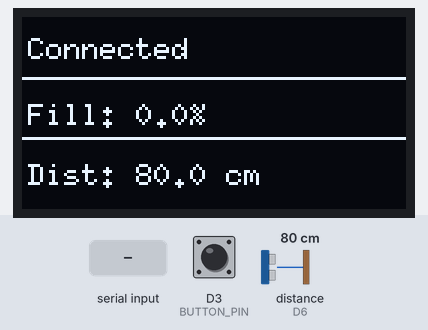
Bench run of a sketch on a simulated ESP8266 (NodeMCU). Parts: 128×64 one-colour display. Wiring (inferred from the names in the program): ultrasonic range finder: trigger D5; echo D6. Inputs (shaded band) come from the test bench; at power-on: distance to the obstacle (sensor on D6) 80 cm, D3 (BUTTON_PIN) HIGH. The echo pulse lasts 58.3 µs per cm; WiFi joins after 1.5 s; servers stay silent unless stated; uploads are accepted with an empty reply; what the sketch prints to the serial monitor is not drawn.

Above: at 2.7 s.
2.8 s: "set 90\n" received over Serial
At 4.9 s:
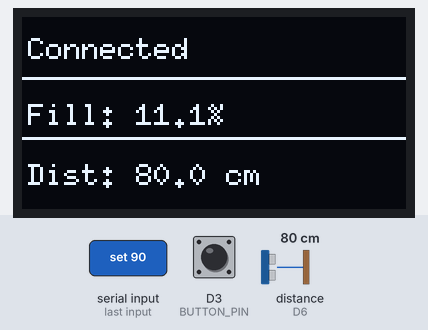
5.7 s: distance to the obstacle (sensor on D6) set to 2 cm
At 7.0 s:
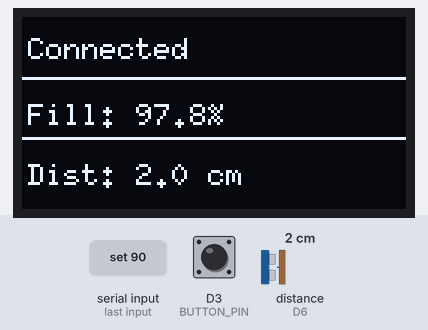
7.7 s: D3 (BUTTON_PIN) pulled LOW for 0.15 s
13.9 s: distance to the obstacle (sensor on D6) set to 4 cm
At 14.9 s:
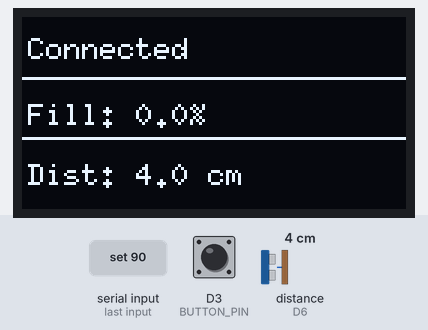
15.9 s: distance to the obstacle (sensor on D6) set to 9 cm
At 16.7 s:
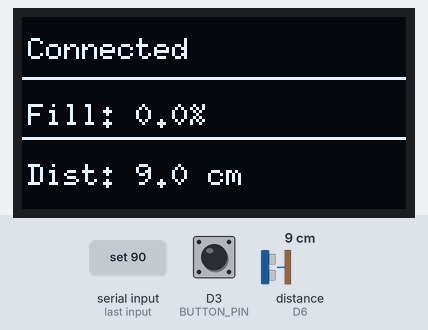
17.7 s: "set 90\n" received over Serial
At 19.2 s:
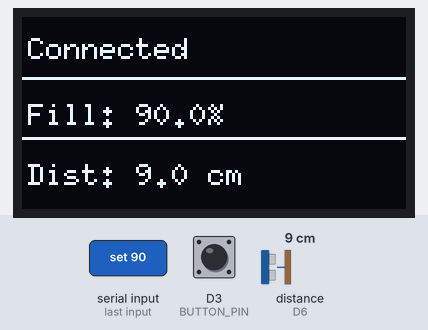
Timing chart, 0 to 20.7 s (numbered marks = the images above; inputs shaded):
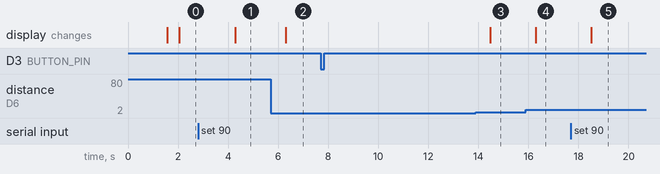

The sketch:

smartBin.ino
```cpp
#include <ESP8266WiFi.h>
#include <ESP8266HTTPClient.h>
#include <ArduinoJson.h>
#include <U8g2lib.h>
#include <Wire.h>

// ── WiFi + Server Config ────────────────────────────────
const char *WIFI_SSID = ".....";
const char *WIFI_PASSWORD = ".....";
const char *SERVER_URL = "http://172.21.32.81:8000/bin/update";

// ── Bin Config ──────────────────────────────────────────
const char *BIN_ID = "BIN_01";
float BIN_HEIGHT_CM = 40.0; // Dynamic after calibration

const int READ_INTERVAL = 2000; // Read every 2 sec
const int SEND_INTERVAL = 5000; // Send every 5 sec

// ── Pins ────────────────────────────────────────────────
// NOTE: Changed TRIG and ECHO to D5 and D6 to free up D1/D2 for OLED I2C
const int TRIG_PIN = D5;
const int ECHO_PIN = D6;
const int BUTTON_PIN = D3;

// ── OLED Display ────────────────────────────────────────
U8G2_SSD1306_128X64_NONAME_F_HW_I2C u8g2(U8G2_R0, /* reset=*/U8X8_PIN_NONE);

// ── Globals ─────────────────────────────────────────────
WiFiClient wifiClient;

unsigned long lastReadTime = 0;
unsigned long lastSendTime = 0;

float lastDist = 0;
float lastFill = 0;
float prevFill = 0;

// ── Setup ───────────────────────────────────────────────
void setup()
{
  Serial.begin(115200);

  Wire.begin(D2, D1);
  u8g2.begin();

  pinMode(TRIG_PIN, OUTPUT);
  pinMode(ECHO_PIN, INPUT);
  pinMode(BUTTON_PIN, INPUT_PULLUP);

  Serial.println("\nConnecting to WiFi...");
  WiFi.begin(WIFI_SSID, WIFI_PASSWORD);

  while (WiFi.status() != WL_CONNECTED)
  {
    delay(500);
    Serial.print(".");
  }

  Serial.println("\nWiFi connected!");
  Serial.println("Type 'cal' OR press button to calibrate");
}

// ── Read Distance ───────────────────────────────────────
float readDistanceCm()
{
  digitalWrite(TRIG_PIN, LOW);
  delayMicroseconds(2);

  digitalWrite(TRIG_PIN, HIGH);
  delayMicroseconds(10);
  digitalWrite(TRIG_PIN, LOW);

  long duration = pulseIn(ECHO_PIN, HIGH, 30000);
  if (duration == 0)
    return -1;

  return (duration * 0.0343) / 2.0;
}

// ── Calibration ─────────────────────────────────────────
void calibrateBin()
{
  Serial.println("\nCalibrating... Keep bin EMPTY");
  delay(2000);

  float sum = 0;
  int count = 5;

  for (int i = 0; i < count; i++)
  {
    float d = readDistanceCm();
    if (d > 0)
    {
      sum += d;
      Serial.println("Reading: " + String(d));
    }
    delay(500);
  }

  float avg = sum / count;

  if (avg > 0)
  {
    BIN_HEIGHT_CM = avg;
    Serial.println("New bin height: " + String(BIN_HEIGHT_CM) + " cm");
  }
  else
  {
    Serial.println("Calibration failed");
  }
}

// ── Calculate Fill ──────────────────────────────────────
float calcFillPercent(float distanceCm)
{
  if (distanceCm < 0 || distanceCm > BIN_HEIGHT_CM)
    return 0.0;
  float fill = (1.0 - distanceCm / BIN_HEIGHT_CM) * 100.0;
  return constrain(fill, 0.0, 100.0);
}

// ── Send Data ───────────────────────────────────────────
void sendData(float fillPct, float distCm)
{
  if (WiFi.status() != WL_CONNECTED)
  {
    Serial.println(" WiFi disconnected");
    return;
  }

  HTTPClient http;
  http.begin(wifiClient, SERVER_URL);
  http.addHeader("Content-Type", "application/json");

  StaticJsonDocument<256> doc;
  doc["bin_id"] = BIN_ID;
  doc["fill_pct"] = round(fillPct * 10) / 10.0;
  doc["distance_cm"] = round(distCm * 10) / 10.0;

  String payload;
  serializeJson(doc, payload);

  Serial.println("📡 Sending: " + payload);

  int httpCode = http.POST(payload);

  if (httpCode > 0)
  {
    Serial.println(" Response: " + String(httpCode));
  }
  else
  {
    Serial.println(" POST failed: " + http.errorToString(httpCode));
  }

  http.end();
}

// ── Serial Commands ─────────────────────────────────────
void handleSerial()
{
  if (Serial.available())
  {
    String input = Serial.readStringUntil('\n');
    input.trim();

    if (input == "cal")
    {
      calibrateBin();
    }
    else if (input.startsWith("set "))
    {
      float val = input.substring(4).toFloat();
      if (val > 0)
      {
        BIN_HEIGHT_CM = val;
        Serial.println(" Height manually set: " + String(val));
      }
    }
  }
}

// ── OLED UI Update ──────────────────────────────────────
void updateOLED()
{
  u8g2.clearBuffer();
  u8g2.setFont(u8g2_font_6x10_tf);

  char buf[40];

  if (WiFi.status() == WL_CONNECTED)
    u8g2.drawStr(2, 14, "Connected");
  else
    u8g2.drawStr(2, 14, "Offline");

  u8g2.drawHLine(0, 20, 128);

  sprintf(buf, "Fill: %.1f%%", lastFill);
  u8g2.drawStr(2, 36, buf);

  u8g2.drawHLine(0, 40, 128);

  sprintf(buf, "Dist: %.1f cm", lastDist);
  u8g2.drawStr(2, 56, buf);

  u8g2.sendBuffer();
}

// ── Main Loop ───────────────────────────────────────────
void loop()
{

  unsigned long now = millis();

  // Button calibration
  if (digitalRead(BUTTON_PIN) == LOW)
  {
    calibrateBin();
    delay(2000); // debounce
  }

  // Serial input
  handleSerial();

  // Read sensor frequently
  if (now - lastReadTime >= READ_INTERVAL)
  {
    lastDist = readDistanceCm();
    lastFill = calcFillPercent(lastDist);

    Serial.printf("📏 Distance: %.1f cm | Fill: %.1f%%\n", lastDist, lastFill);

    lastReadTime = now;
  }

  // Send only if time passed OR big change
  if (now - lastSendTime >= SEND_INTERVAL || abs(lastFill - prevFill) > 5)
  {

    sendData(lastFill, lastDist);

    prevFill = lastFill;
    lastSendTime = now;
  }

  // Update OLED
  updateOLED();
}
```

Measured:
- after the input at 2.8 s, the display: changes after 1.5 s (image 1)
- after the input at 5.7 s, the display: changes after 0.60 s (image 2)
- after the input at 7.7 s, every drawn part: stays the same
- after the input at 13.9 s, the display: changes after 0.58 s (image 3)
- after the input at 15.9 s, the display: changes after 0.39 s (image 4)
- after the input at 17.7 s, the display: changes after 0.81 s (image 5)
